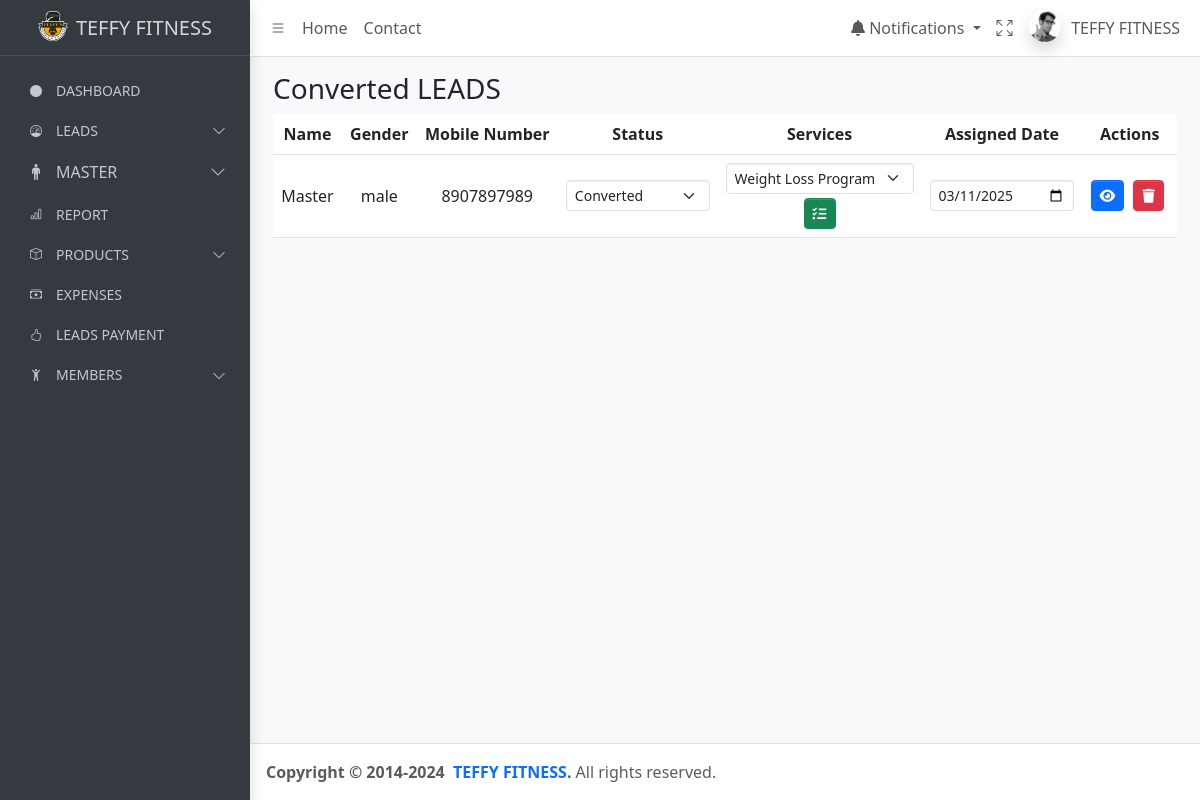
Page /leads/converted/ on the earlier database version.
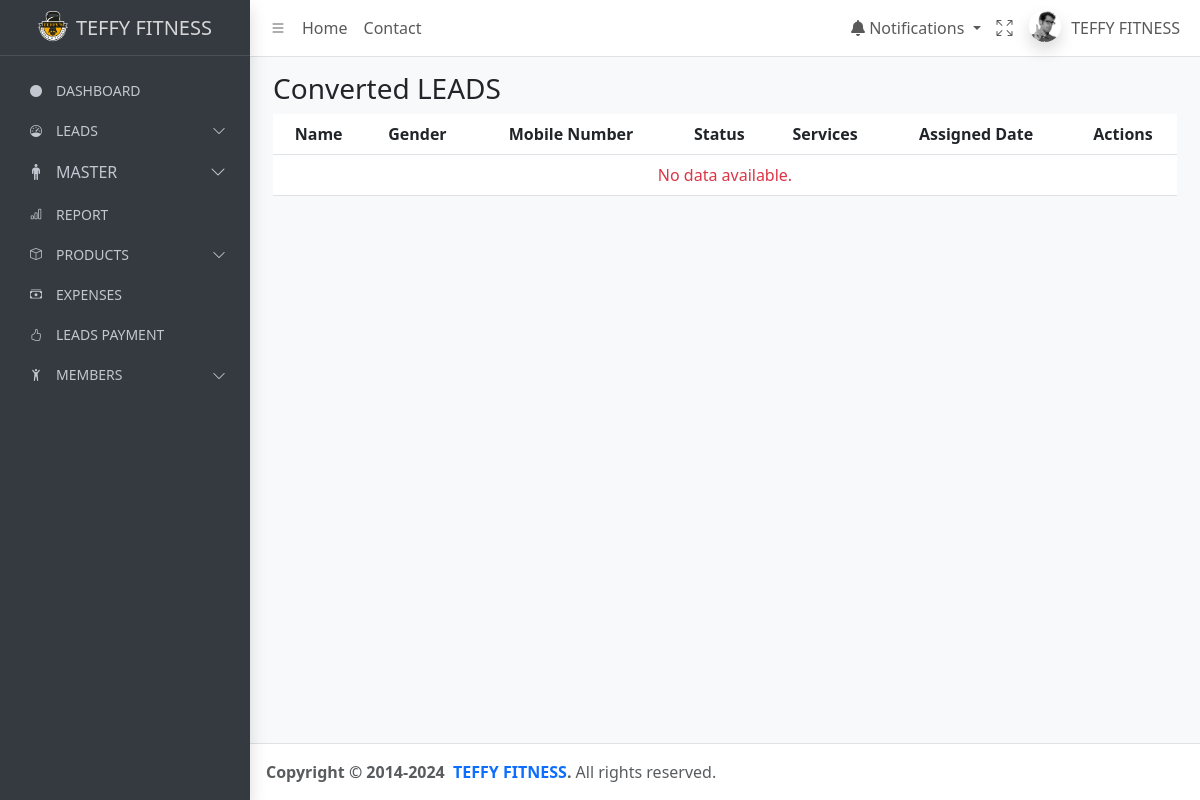
Same page on the later database version.
### teffyapp/models.py (models this page shows, shortened)
class PersonalInformation(models.Model):
    name = models.CharField(max_length=50)
    address = models.TextField()
    occupation = models.CharField(max_length=50)
    gender = models.CharField(max_length=10)
    mobile_number = models.CharField(max_length=12)
    email = models.EmailField()
    perfect_body = models.CharField(max_length=20,null=True,blank=True)
    body_type=models.CharField(max_length=20,null=True,blank=True)
    goal=models.CharField(max_length=30,null=True,blank=True)
    body_you_want = models.CharField(max_length=50, null=True,blank=True)
    level_of_body_fat = models.CharField(max_length=50,null=True,blank=True)
    problem_areas = models.CharField(max_length=50,null=True,blank=True)
    diets = models.CharField(max_length=70,null=True,blank=True)
    water_you_drink_daily = models.CharField(max_length=50,null=True,blank=True)
    eat_or_dividie_foods_or_beverages = models.CharField(max_length=70,blank=True,null=True)
    event_coming_up = models.CharField(max_length=50,null=True,blank=True)
    height = models.CharField(max_length=50)
    current_weight = models.CharField(max_length=50)
    target_weight = models.CharField(max_length=50)
    level_of_fitness = models.CharField(max_length=50,null=True,blank=True)
    reason = models.TextField(blank=True, null=True)  # New field for pending reason
    status = models.CharField(max_length=20, default='new')  # Track the status of the lead
    follow_up_date = models.DateTimeField(default=timezone.now)
    created_date = models.DateTimeField(default=timezone.now)
    services = models.ForeignKey(Service, on_delete=models.SET_NULL, null=True, related_name="users")
    assigned_date = models.DateField(default=timezone.now)
    renewal_date = models.DateField(null=True, blank=True)
    expiry_date = models.DateField(null=True, blank=True)
    plan_leads = models.ForeignKey(to=Plan, on_delete=models.SET_NULL, null=True, related_name="plan_leads")

class Service(models.Model):
    name = models.CharField(max_length=100)
    duration = models.CharField(max_length=50, null=True, blank=True)
    prices = models.PositiveIntegerField(null=True, blank=True)
    group = models.CharField(max_length=100, null=True, blank=True)
    sessions = models.CharField(max_length=100,null=True, blank=True)

### teffyapp/views.py (the view, shortened to what this page needs)
# urls.py: path("leads/converted/", converted_leads, name="converted_leads"),
def converted_leads(request):
    try:
        all_data = PersonalInformation.objects.filter(status='converted')
        available_services = Service.objects.all()
        plans = Plan.objects.all()
    except Exception as e:
        messages.error(request, f"Error loading data: {e}")
        return redirect('error_page')
    return render(request, 'converted_leads.html', {
        'all_data': all_data,
        'status_title': 'Converted',
        'available_services': available_services,
        'plans': plans,
    })

### templates/converted_leads.html (shortened to what this page needs)
{% extends "base.html" %}
{% load static %}
{% block content %}
<main class="app-main">
    <div class="app-content">
        <div class="container-fluid" style="padding: 15px;">
            <h3>{{ status_title }} LEADS</h3>
            <div class="table-responsive">
                <table class="table" id="salesTable">
                    <thead>
                        <tr>
                            <th>Name</th>
                            <th>Gender</th>
                            <th>Mobile Number</th>
                            <th>Status</th>
                            <th>Services</th>
                            <th>Assigned Date</th>
                            <th>Actions</th>
                        </tr>
                    </thead>
                    <tbody>
                        {% for data in all_data %}
                        <tr>
                            <td>{{ data.name }}</td>
                            <td>{{ data.gender }}</td>
                            <td>{{ data.mobile_number }}</td>
                            <td>
                                <form method="POST" action="{% url 'update_status' id=data.id %}">
                                    <select onchange="this.form.submit()" class="form-select form-select-sm" name="status">
                                        <option value="converted" {% if data.status == 'converted' %} selected {% endif %}>Converted</option>
                                    </select>
                                </form>
                            </td>
                            <td>
                                <form method="POST" action="{% url 'assign_service' id=data.id %}">
                                    <select name="service" class="form-select form-select-sm">
                                        {% for service in available_services %}
                                            <option value="{{ service.id }}" {% if data.services and service.id == data.services.id %} selected {% endif %}>{{ service.name }}</option>
                                        {% endfor %}
                                    </select>
                                    <button type="submit" class="btn btn-sm btn-success mt-1">
                                        <i class="fas fa-tasks"></i>
                                    </button>
                                </form>
                            </td>
                            <td>
                                <form method="POST" action="{% url 'update_assigned_date' id=data.id %}">
                                    <input type="date" name="assigned_date" class="form-control form-control-sm"
                                           value="{{ data.assigned_date|date:'Y-m-d' }}"
                                           onchange="this.form.submit();">
                                </form>
                            </td>
                            <td>
                                <a href="{% url 'getone_lead' id=data.id %}" class="btn btn-sm btn-primary">
                                    <i class="fas fa-eye"></i>
                                </a>
                                <a href="{% url 'delete_lead' id=data.id %}" class="btn btn-sm btn-danger">
                                    <i class="fas fa-trash"></i>
                                </a>
                            </td>
                        </tr>
                        {% empty %}
                        <tr>
                            <td colspan="8" class="text-center text-danger">No data available.</td>
                        </tr>
                        {% endfor %}
                    </tbody>
                </table>
            </div>
        </div>
    </div>
</main>
{% endblock content %}

Differences in the rows shown:
removed PersonalInformation: status "Converted", name "Master", gender "male", mobile_number "8907897989", service "Weight Loss Program", assigned_date "03/11/2025"
Other differences:
{{ status_title }}: (not shown) → "Converted"
text now shown: "No data available."
